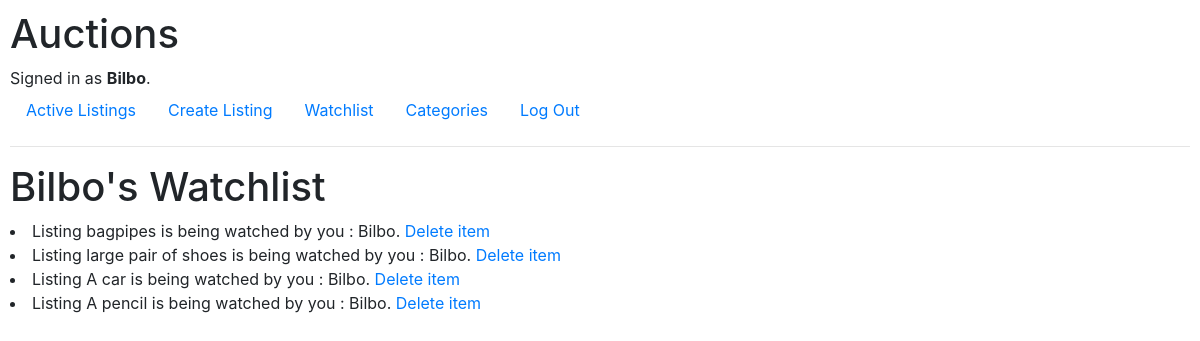
The app's page /watchlist (signed in) with its own data.
### auctions/models.py (models this page shows, shortened)
class User(AbstractUser):
    pass

class WatchList(models.Model):
    Watchuser = models.ForeignKey(User, on_delete = models.CASCADE, related_name="watchuser")
    Watchitem = models.ForeignKey(Auction_listings, on_delete = models.CASCADE, related_name="watchitem")

class Auction_listings(models.Model):
    name = models.CharField(max_length=64)
    body_text = models.TextField()
    init_price = models.FloatField(max_length=16)
    picture = models.URLField(null = True, blank=True)
    category = models.CharField(default= "Fashion", max_length=16)
    status = models.BooleanField(default = True)
    owner = models.ForeignKey(User, on_delete = models.CASCADE, default = 2, related_name="owner")
    winner = models.ForeignKey(User, on_delete = models.CASCADE, blank = True, null = True, related_name="winner")
    def __str__(self):
        return f"{self.name}"

### auctions/views.py (the view)
# urls.py: path("watchlist", views.go_watch, name="go_watch"),
@login_required(login_url = '/login')
def go_watch(request):
    user = request.user
    Listitems = WatchList.objects.filter(Watchuser = user)
    return render(request, "auctions/watchlist.html", {
        "user": user,
        "listitems": Listitems
    })

### auctions/templates/auctions/watchlist.html
{% extends "auctions/layout.html" %}
{% block body %}
    <h1>{{user}}'s Watchlist </h1>
    {% for listitem in listitems %}
        <li>
            Listing {{ listitem.Watchitem }} is being watched by you : {{ listitem.Watchuser }}.
            <a href="{% url 'del_watch' listitem.Watchitem_id %}">Delete item</a>
        </li>
    {% endfor %}
{% endblock %}

### auctions/templates/auctions/layout.html (shortened to what this page needs)
{% load static %}
<!DOCTYPE html>
<html lang="en">
    <head>
        <link rel="stylesheet" href="https://stackpath.bootstrapcdn.com/bootstrap/4.4.1/css/bootstrap.min.css">
        <link href="{% static 'auctions/styles.css' %}" rel="stylesheet">
    </head>
    <body>
        <h1>Auctions</h1>
        <div>
            {% if user.is_authenticated %}
                Signed in as <strong>{{ user.username }}</strong>.
            {% else %}
                Not signed in.
            {% endif %}
        </div>
        <ul class="nav">
            <li class="nav-item">
                <a class="nav-link" href="{% url 'index' %}">Active Listings</a>
            </li>
            {% if user.is_authenticated %}
                <li class="nav-item">
                    <a class="nav-link" href="{% url 'create_listing' %}">Create Listing</a>
                </li>
                <li class="nav-item">
                    <a class="nav-link" href="{% url 'go_watch'%}">Watchlist</a>
                </li>
                <li class="nav-item">
                    <a class="nav-link" href="{% url 'categories' %}">Categories</a>
                </li>
                <li class="nav-item">
                    <a class="nav-link" href="{% url 'logout' %}">Log Out</a>
                </li>
            {% endif %}
        </ul>
        <hr>
        {% block body %}
        {% endblock %}
    </body>
</html>

### auctions/static/auctions/styles.css (style rules this page uses)
body { padding: 10px; }

### records on screen
User: username "Bilbo"
WatchList: Watchitem "bagpipes", Watchuser "Bilbo"
WatchList: Watchitem "large pair of shoes", Watchuser "Bilbo"
WatchList: Watchitem "A car", Watchuser "Bilbo"
WatchList: Watchitem "A pencil", Watchuser "Bilbo"
